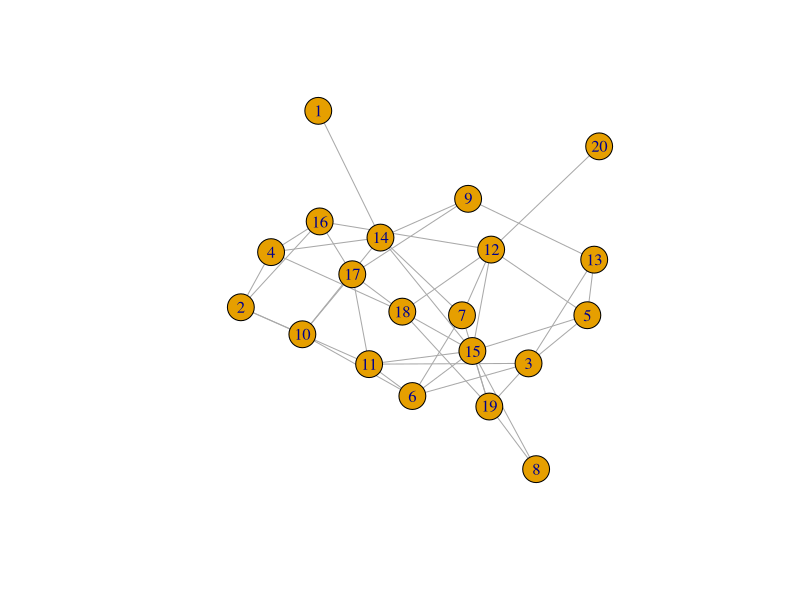

The R source for this figure: (Note: this script raises an error after producing the figure.)
library('igraph')

?sample_gnp

g = sample_gnp(20, 0.25)
degree_distribution(g)
plot(g)

get.edgeslist(g)
get.adjacency(g)
plot(g)

nodes = list(V(g))

V(g)$condition = rbinom(10,1,0.5)
E(g)$color = "black"
V(g)$color = factor(V(g)$condition, labels=c('blue'))
plot(g)


# clustering for treatment effects # 

g = sample_gnp(25,0.15)
degree_distribution(g)
plot(g)

get.edgelist(g)
get.adjlist(g)
graphMatrix = get.adjacency(g)
graphMatrix

firstNode = sample(10, size=1)
V(g)$condition = graphMatrix[firstNode,]
V(g)$color = as.character(factor(V(g)$condition, label=c('yellow', 'lightblue')))
V(g)[firstNode]$color = 'lightblue'

plot(g)
firstNode


